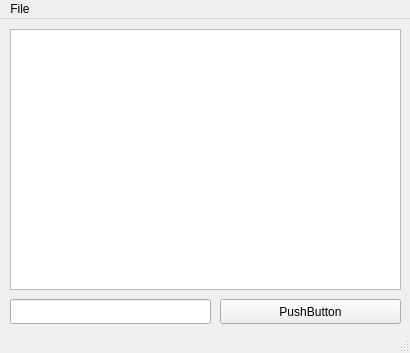
<?xml version="1.0" encoding="UTF-8"?>
<ui version="4.0">
 <class>MainWindow</class>
 <widget class="QMainWindow" name="MainWindow">
  <property name="geometry">
   <rect>
    <x>0</x>
    <y>0</y>
    <width>410</width>
    <height>353</height>
   </rect>
  </property>
  <property name="windowTitle">
   <string>PyLearnQt</string>
  </property>
  <widget class="QWidget" name="centralwidget">
   <widget class="QTextBrowser" name="textBrowser">
    <property name="geometry">
     <rect>
      <x>10</x>
      <y>10</y>
      <width>391</width>
      <height>261</height>
     </rect>
    </property>
   </widget>
   <widget class="QLineEdit" name="lineEdit">
    <property name="geometry">
     <rect>
      <x>10</x>
      <y>280</y>
      <width>201</width>
      <height>25</height>
     </rect>
    </property>
   </widget>
   <widget class="QPushButton" name="pushButton">
    <property name="geometry">
     <rect>
      <x>220</x>
      <y>280</y>
      <width>181</width>
      <height>25</height>
     </rect>
    </property>
    <property name="text">
     <string>PushButton</string>
    </property>
   </widget>
  </widget>
  <widget class="QMenuBar" name="menubar">
   <property name="geometry">
    <rect>
     <x>0</x>
     <y>0</y>
     <width>410</width>
     <height>22</height>
    </rect>
   </property>
   <widget class="QMenu" name="menuFile">
    <property name="title">
     <string>File</string>
    </property>
    <addaction name="actionSettings"/>
   </widget>
   <addaction name="menuFile"/>
  </widget>
  <widget class="QStatusBar" name="statusbar"/>
  <action name="actionSettings">
   <property name="text">
    <string>Settings</string>
   </property>
  </action>
 </widget>
 <resources/>
 <connections/>
</ui>
